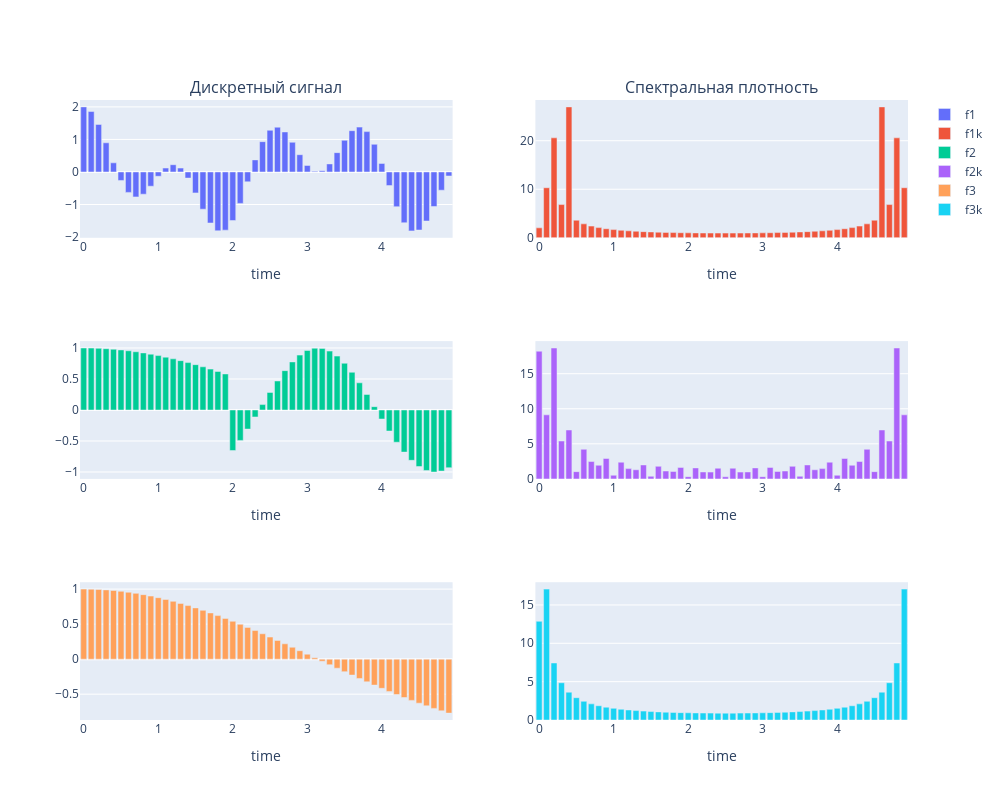

The notebook cell saved with this chart:
### Code cell
graph(times, [f1, f2, f3], [f1k, f2k, f3k])
